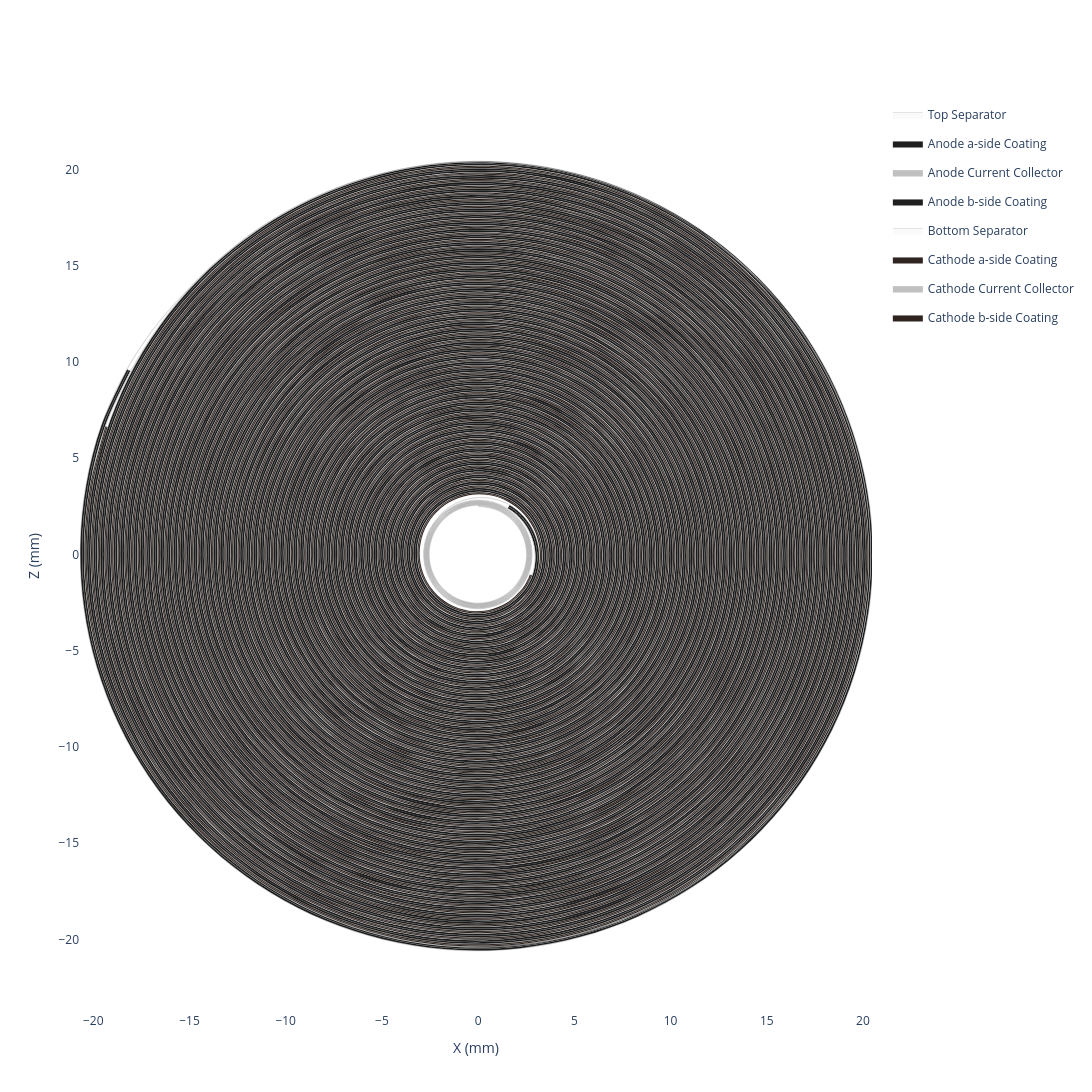

Write notebook code for a chart like this one.
### Code cell
my_jellyroll.get_spiral_plot(height=1300, width=1300).show()

### Figure 1 — Plotly figure (JSON) as saved in the notebook; plotly's stock layout.template omitted (floating-point values rounded to 4 significant figures; data arrays with more than 128 entries replaced by an {"elided": "..."} marker saying what was removed)
{"data": [{"customdata": {"elided": "4466x6 float values"}, "fill": "toself", "fillcolor": "#fafafa", "hovertemplate": "<b>Top Separator (Extruded)</b><br>Theta: %{customdata[0]:.2f}°<br>Unwrapped Length: %{customdata[1]:.2f} mm<br>Radius: %{customdata[2]:.2f} mm<br>X: %{customdata[3]:.2f} mm<br>Z: %{customdata[4]:.2f} mm<br>Turns: %{customdata[5]:.2f}<extra></extra>", "legendgroup": "Top Separator", "line": {"color": "black", "shape": "spline", "width": 0.1}, "mode": "lines", "name": "Top Separator", "type": "scatter", "x": {"elided": "4466 float values"}, "y": {"elided": "4466 float values"}}, {"customdata": {"elided": "3796x6 float values"}, "fill": "toself", "fillcolor": "#1f1f1f", "hovertemplate": "<b>Anode a-side Coating (Extruded)</b><br>Theta: %{customdata[0]:.2f}°<br>Unwrapped Length: %{customdata[1]:.2f} mm<br>Radius: %{customdata[2]:.2f} mm<br>X: %{customdata[3]:.2f} mm<br>Z: %{customdata[4]:.2f} mm<br>Turns: %{customdata[5]:.2f}<extra></extra>", "legendgroup": "Anode a-side Coating", "line": {"color": "black", "shape": "spline", "width": 0.1}, "mode": "lines", "name": "Anode a-side Coating", "type": "scatter", "x": {"elided": "3796 float values"}, "y": {"elided": "3796 float values"}}, {"customdata": {"elided": "3796x6 float values"}, "fill": "toself", "fillcolor": "#C0C0C0", "hovertemplate": "<b>Anode Current Collector (Extruded)</b><br>Theta: %{customdata[0]:.2f}°<br>Unwrapped Length: %{customdata[1]:.2f} mm<br>Radius: %{customdata[2]:.2f} mm<br>X: %{customdata[3]:.2f} mm<br>Z: %{customdata[4]:.2f} mm<br>Turns: %{customdata[5]:.2f}<extra></extra>", "legendgroup": "Anode Current Collector", "line": {"color": "black", "shape": "spline", "width": 0.1}, "mode": "lines", "name": "Anode Current Collector", "type": "scatter", "x": {"elided": "3796 float values"}, "y": {"elided": "3796 float values"}}, {"customdata": {"elided": "3796x6 float values"}, "fill": "toself", "fillcolor": "#1f1f1f", "hovertemplate": "<b>Anode b-side Coating (Extruded)</b><br>Theta: %{customdata[0]:.2f}°<br>Unwrapped Length: %{customdata[1]:.2f} mm<br>Radius: %{customdata[2]:.2f} mm<br>X: %{customdata[3]:.2f} mm<br>Z: %{customdata[4]:.2f} mm<br>Turns: %{customdata[5]:.2f}<extra></extra>", "legendgroup": "Anode b-side Coating", "line": {"color": "black", "shape": "spline", "width": 0.1}, "mode": "lines", "name": "Anode b-side Coating", "type": "scatter", "x": {"elided": "3796 float values"}, "y": {"elided": "3796 float values"}}, {"customdata": {"elided": "4466x6 float values"}, "fill": "toself", "fillcolor": "#fafafa", "hovertemplate": "<b>Bottom Separator (Extruded)</b><br>Theta: %{customdata[0]:.2f}°<br>Unwrapped Length: %{customdata[1]:.2f} mm<br>Radius: %{customdata[2]:.2f} mm<br>X: %{customdata[3]:.2f} mm<br>Z: %{customdata[4]:.2f} mm<br>Turns: %{customdata[5]:.2f}<extra></extra>", "legendgroup": "Bottom Separator", "line": {"color": "black", "shape": "spline", "width": 0.1}, "mode": "lines", "name": "Bottom Separator", "type": "scatter", "x": {"elided": "4466 float values"}, "y": {"elided": "4466 float values"}}, {"customdata": {"elided": "3362x6 float values"}, "fill": "toself", "fillcolor": "#2f241f", "hovertemplate": "<b>Cathode a-side Coating (Extruded)</b><br>Theta: %{customdata[0]:.2f}°<br>Unwrapped Length: %{customdata[1]:.2f} mm<br>Radius: %{customdata[2]:.2f} mm<br>X: %{customdata[3]:.2f} mm<br>Z: %{customdata[4]:.2f} mm<br>Turns: %{customdata[5]:.2f}<extra></extra>", "legendgroup": "Cathode a-side Coating", "line": {"color": "black", "shape": "spline", "width": 0.1}, "mode": "lines", "name": "Cathode a-side Coating", "type": "scatter", "x": {"elided": "3362 float values"}, "y": {"elided": "3362 float values"}}, {"customdata": {"elided": "3362x6 float values"}, "fill": "toself", "fillcolor": "#C0C0C0", "hovertemplate": "<b>Cathode Current Collector (Extruded)</b><br>Theta: %{customdata[0]:.2f}°<br>Unwrapped Length: %{customdata[1]:.2f} mm<br>Radius: %{customdata[2]:.2f} mm<br>X: %{customdata[3]:.2f} mm<br>Z: %{customdata[4]:.2f} mm<br>Turns: %{customdata[5]:.2f}<extra></extra>", "legendgroup": "Cathode Current Collector", "line": {"color": "black", "shape": "spline", "width": 0.1}, "mode": "lines", "name": "Cathode Current Collector", "type": "scatter", "x": {"elided": "3362 float values"}, "y": {"elided": "3362 float values"}}, {"customdata": {"elided": "3362x6 float values"}, "fill": "toself", "fillcolor": "#2f241f", "hovertemplate": "<b>Cathode b-side Coating (Extruded)</b><br>Theta: %{customdata[0]:.2f}°<br>Unwrapped Length: %{customdata[1]:.2f} mm<br>Radius: %{customdata[2]:.2f} mm<br>X: %{customdata[3]:.2f} mm<br>Z: %{customdata[4]:.2f} mm<br>Turns: %{customdata[5]:.2f}<extra></extra>", "legendgroup": "Cathode b-side Coating", "line": {"color": "black", "shape": "spline", "width": 0.1}, "mode": "lines", "name": "Cathode b-side Coating", "type": "scatter", "x": {"elided": "3362 float values"}, "y": {"elided": "3362 float values"}}, {"customdata": {"elided": "2231x6 float values"}, "hovertemplate": "<b>Top Separator</b><br>Theta: %{customdata[0]:.2f}°<br>Unwrapped Length: %{customdata[1]:.2f} mm<br>Radius: %{customdata[2]:.2f} mm<br>X: %{customdata[3]:.2f} mm<br>Z: %{customdata[4]:.2f} mm<br>Turns: %{customdata[5]:.2f}<extra></extra>", "legendgroup": "Top Separator", "line": {"color": "#fafafa", "shape": "spline", "width": 0}, "mode": "lines", "name": "Top Separator", "showlegend": false, "type": "scatter", "x": {"elided": "2231 float values"}, "y": {"elided": "2231 float values"}}, {"customdata": {"elided": "1896x6 float values"}, "hovertemplate": "<b>Anode a-side Coating</b><br>Theta: %{customdata[0]:.2f}°<br>Unwrapped Length: %{customdata[1]:.2f} mm<br>Radius: %{customdata[2]:.2f} mm<br>X: %{customdata[3]:.2f} mm<br>Z: %{customdata[4]:.2f} mm<br>Turns: %{customdata[5]:.2f}<extra></extra>", "legendgroup": "Anode a-side Coating", "line": {"color": "#1f1f1f", "shape": "spline", "width": 0}, "mode": "lines", "name": "Anode a-side Coating", "showlegend": false, "type": "scatter", "x": {"elided": "1896 float values"}, "y": {"elided": "1896 float values"}}, {"customdata": {"elided": "1896x6 float values"}, "hovertemplate": "<b>Anode Current Collector</b><br>Theta: %{customdata[0]:.2f}°<br>Unwrapped Length: %{customdata[1]:.2f} mm<br>Radius: %{customdata[2]:.2f} mm<br>X: %{customdata[3]:.2f} mm<br>Z: %{customdata[4]:.2f} mm<br>Turns: %{customdata[5]:.2f}<extra></extra>", "legendgroup": "Anode Current Collector", "line": {"color": "#C0C0C0", "shape": "spline", "width": 0}, "mode": "lines", "name": "Anode Current Collector", "showlegend": false, "type": "scatter", "x": {"elided": "1896 float values"}, "y": {"elided": "1896 float values"}}, {"customdata": {"elided": "1896x6 float values"}, "hovertemplate": "<b>Anode b-side Coating</b><br>Theta: %{customdata[0]:.2f}°<br>Unwrapped Length: %{customdata[1]:.2f} mm<br>Radius: %{customdata[2]:.2f} mm<br>X: %{customdata[3]:.2f} mm<br>Z: %{customdata[4]:.2f} mm<br>Turns: %{customdata[5]:.2f}<extra></extra>", "legendgroup": "Anode b-side Coating", "line": {"color": "#1f1f1f", "shape": "spline", "width": 0}, "mode": "lines", "name": "Anode b-side Coating", "showlegend": false, "type": "scatter", "x": {"elided": "1896 float values"}, "y": {"elided": "1896 float values"}}, {"customdata": {"elided": "2231x6 float values"}, "hovertemplate": "<b>Bottom Separator</b><br>Theta: %{customdata[0]:.2f}°<br>Unwrapped Length: %{customdata[1]:.2f} mm<br>Radius: %{customdata[2]:.2f} mm<br>X: %{customdata[3]:.2f} mm<br>Z: %{customdata[4]:.2f} mm<br>Turns: %{customdata[5]:.2f}<extra></extra>", "legendgroup": "Bottom Separator", "line": {"color": "#fafafa", "shape": "spline", "width": 0}, "mode": "lines", "name": "Bottom Separator", "showlegend": false, "type": "scatter", "x": {"elided": "2231 float values"}, "y": {"elided": "2231 float values"}}, {"customdata": {"elided": "1679x6 float values"}, "hovertemplate": "<b>Cathode a-side Coating</b><br>Theta: %{customdata[0]:.2f}°<br>Unwrapped Length: %{customdata[1]:.2f} mm<br>Radius: %{customdata[2]:.2f} mm<br>X: %{customdata[3]:.2f} mm<br>Z: %{customdata[4]:.2f} mm<br>Turns: %{customdata[5]:.2f}<extra></extra>", "legendgroup": "Cathode a-side Coating", "line": {"color": "#2f241f", "shape": "spline", "width": 0}, "mode": "lines", "name": "Cathode a-side Coating", "showlegend": false, "type": "scatter", "x": {"elided": "1679 float values"}, "y": {"elided": "1679 float values"}}, {"customdata": {"elided": "1679x6 float values"}, "hovertemplate": "<b>Cathode Current Collector</b><br>Theta: %{customdata[0]:.2f}°<br>Unwrapped Length: %{customdata[1]:.2f} mm<br>Radius: %{customdata[2]:.2f} mm<br>X: %{customdata[3]:.2f} mm<br>Z: %{customdata[4]:.2f} mm<br>Turns: %{customdata[5]:.2f}<extra></extra>", "legendgroup": "Cathode Current Collector", "line": {"color": "#C0C0C0", "shape": "spline", "width": 0}, "mode": "lines", "name": "Cathode Current Collector", "showlegend": false, "type": "scatter", "x": {"elided": "1679 float values"}, "y": {"elided": "1679 float values"}}, {"customdata": {"elided": "1679x6 float values"}, "hovertemplate": "<b>Cathode b-side Coating</b><br>Theta: %{customdata[0]:.2f}°<br>Unwrapped Length: %{customdata[1]:.2f} mm<br>Radius: %{customdata[2]:.2f} mm<br>X: %{customdata[3]:.2f} mm<br>Z: %{customdata[4]:.2f} mm<br>Turns: %{customdata[5]:.2f}<extra></extra>", "legendgroup": "Cathode b-side Coating", "line": {"color": "#2f241f", "shape": "spline", "width": 0}, "mode": "lines", "name": "Cathode b-side Coating", "showlegend": false, "type": "scatter", "x": {"elided": "1679 float values"}, "y": {"elided": "1679 float values"}}], "layout": {"height": 1300, "hovermode": "closest", "paper_bgcolor": "white", "plot_bgcolor": "white", "width": 1300, "xaxis": {"scaleanchor": "y", "title": {"text": "X (mm)"}, "zeroline": false}, "yaxis": {"title": {"text": "Z (mm)"}, "zeroline": false}}}
